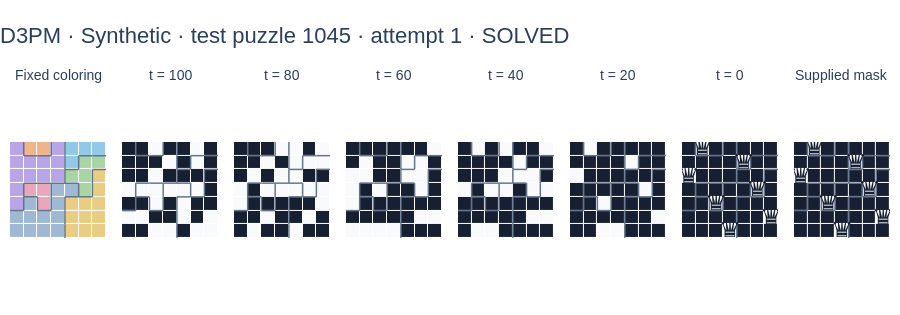
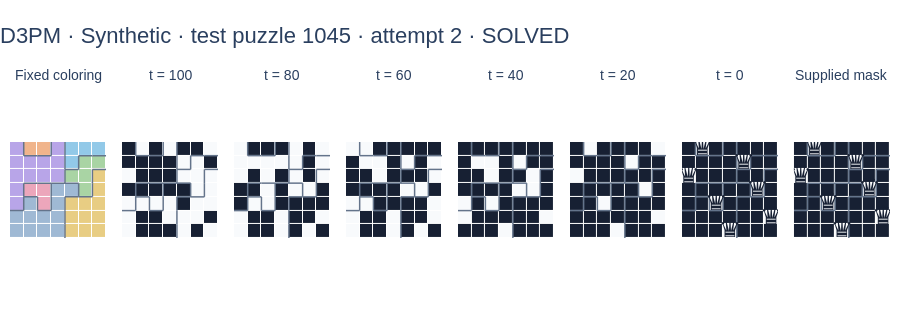

Source (notebook cell) for these figures, in order:
### Code cell
N_TRAJECTORY_PUZZLES = 3
TRAJECTORY_ATTEMPTS = 2
CAPTURE_STEPS = tuple(
    sorted(set(np.rint(np.linspace(0, GENERATION_STEPS, 6)).astype(int)))
)
trajectory_indices = splits["test"][:N_TRAJECTORY_PUZZLES]
trajectory_progress = widgets.IntProgress(
    value=0,
    max=len(trajectory_indices) * TRAJECTORY_ATTEMPTS * GENERATION_STEPS,
    description="Trajectories",
    style={"description_width": "initial"},
    layout=widgets.Layout(width="100%"),
)
display(trajectory_progress)
trajectory_records = []
for puzzle_index in trajectory_indices:
    for attempt in range(TRAJECTORY_ATTEMPTS):
        offset = len(trajectory_records) * GENERATION_STEPS

        def update_trajectory(done, total, offset=offset):
            trajectory_progress.value = offset + done

        final, snapshots = sample_queens(
            model,
            regions[puzzle_index],
            steps=GENERATION_STEPS,
            seed=SEED + 1000 + len(trajectory_records),
            capture_steps=CAPTURE_STEPS,
            progress=update_trajectory,
        )
        solved = bool(
            solution_checks(
                regions[puzzle_index],
                mask_to_tokens(final[0].numpy(), regions[puzzle_index]),
            )["solved"]
        )
        trajectory_records.append((puzzle_index, attempt, snapshots, solved))
trajectory_progress.bar_style = "success"

for puzzle_index, attempt, snapshots, solved in trajectory_records:
    titles = (
        ["Fixed coloring"]
        + [f"t = {GENERATION_STEPS - step}" for step in CAPTURE_STEPS]
        + ["Supplied mask"]
    )
    fig = make_subplots(
        rows=1, cols=len(titles), subplot_titles=titles, horizontal_spacing=0.018
    )
    add_board(fig, regions[puzzle_index], regions[puzzle_index], 1, 1)
    for col, step in enumerate(CAPTURE_STEPS, start=2):
        add_mask(
            fig,
            snapshots[step][0].numpy(),
            regions[puzzle_index],
            1,
            col,
            queens=step == GENERATION_STEPS,
        )
    add_mask(
        fig,
        queen_masks[puzzle_index],
        regions[puzzle_index],
        1,
        len(titles),
        queens=True,
    )
    source = puzzles["source_names"][puzzle_index]
    status = "SOLVED" if solved else "UNSOLVED"
    style_boards(
        fig,
        f"D3PM · {source} · test puzzle {puzzle_index} · attempt {attempt + 1} · {status}",
    ).show(config=PLOT_CONFIG)

### Figure 1 — Plotly figure (JSON) as saved in the notebook; plotly's stock layout.template omitted (floating-point values rounded to 4 significant figures)
{"data": [{"colorscale": [[0, "#B8A5E8"], [0.125, "#B8A5E8"], [0.125, "#F0B48B"], [0.25, "#F0B48B"], [0.25, "#92C9E8"], [0.375, "#92C9E8"], [0.375, "#A9D4A4"], [0.5, "#A9D4A4"], [0.5, "#E8CD83"], [0.625, "#E8CD83"], [0.625, "#ECA6BB"], [0.75, "#ECA6BB"], [0.75, "#9FB9D4"], [0.875, "#9FB9D4"], [0.875, "#F1F3F5"], [1, "#F1F3F5"]], "customdata": [[0, 1, 1, 0, 2, 2, 2], [0, 0, 0, 0, 2, 3, 3], [0, 0, 0, 0, 3, 3, 4], [0, 5, 5, 6, 6, 3, 4], [0, 6, 5, 6, 4, 4, 4], [6, 6, 6, 6, 4, 4, 4], [6, 6, 6, 6, 4, 4, 4]], "hovertemplate": "row=%{y}, col=%{x}<br>region=%{customdata}<br>token=%{z}<extra></extra>", "showscale": false, "type": "heatmap", "xaxis": "x", "xgap": 1, "yaxis": "y", "ygap": 1, "z": [[0, 1, 1, 0, 2, 2, 2], [0, 0, 0, 0, 2, 3, 3], [0, 0, 0, 0, 3, 3, 4], [0, 5, 5, 6, 6, 3, 4], [0, 6, 5, 6, 4, 4, 4], [6, 6, 6, 6, 4, 4, 4], [6, 6, 6, 6, 4, 4, 4]], "zmax": 7.5, "zmin": -0.5}, {"hoverinfo": "skip", "line": {"color": "#64748B", "width": 1.5}, "mode": "lines", "showlegend": false, "type": "scatter", "x": [0.5, 0.5, null, 0.5, 1.5, null, 2.5, 2.5, null, 1.5, 2.5, null, 3.5, 3.5, null, 4.5, 5.5, null, 5.5, 6.5, null, 3.5, 3.5, null, 4.5, 4.5, null, 3.5, 4.5, null, 5.5, 6.5, null, 0.5, 1.5, null, 1.5, 2.5, null, 3.5, 3.5, null, 2.5, 3.5, null, 3.5, 4.5, null, 5.5, 5.5, null, 0.5, 0.5, null, 0.5, 1.5, null, 2.5, 2.5, null, 4.5, 4.5, null, 3.5, 4.5, null, 5.5, 5.5, null, 4.5, 5.5, null, 0.5, 0.5, null, -0.5, 0.5, null, 1.5, 1.5, null, 2.5, 2.5, null, 1.5, 2.5, null, 3.5, 3.5, null, 3.5, 3.5, null, 3.5, 3.5, null], "xaxis": "x", "y": [-0.5, 0.5, null, 0.5, 0.5, null, -0.5, 0.5, null, 0.5, 0.5, null, -0.5, 0.5, null, 0.5, 0.5, null, 0.5, 0.5, null, 0.5, 1.5, null, 0.5, 1.5, null, 1.5, 1.5, null, 1.5, 1.5, null, 2.5, 2.5, null, 2.5, 2.5, null, 1.5, 2.5, null, 2.5, 2.5, null, 2.5, 2.5, null, 1.5, 2.5, null, 2.5, 3.5, null, 3.5, 3.5, null, 2.5, 3.5, null, 2.5, 3.5, null, 3.5, 3.5, null, 2.5, 3.5, null, 3.5, 3.5, null, 3.5, 4.5, null, 4.5, 4.5, null, 3.5, 4.5, null, 3.5, 4.5, null, 4.5, 4.5, null, 3.5, 4.5, null, 4.5, 5.5, null, 5.5, 6.5, null], "yaxis": "y"}, {"colorscale": [[0, "#172033"], [0.5, "#172033"], [0.5, "#F8FAFC"], [1, "#F8FAFC"]], "customdata": [[0, 1, 1, 0, 2, 2, 2], [0, 0, 0, 0, 2, 3, 3], [0, 0, 0, 0, 3, 3, 4], [0, 5, 5, 6, 6, 3, 4], [0, 6, 5, 6, 4, 4, 4], [6, 6, 6, 6, 4, 4, 4], [6, 6, 6, 6, 4, 4, 4]], "hovertemplate": "row=%{y}, col=%{x}<br>region=%{customdata}<br>queen=%{z}<extra></extra>", "showscale": false, "type": "heatmap", "xaxis": "x2", "xgap": 1, "yaxis": "y2", "ygap": 1, "z": [[0, 0, 1, 0, 0, 1, 0], [0, 0, 0, 1, 0, 1, 0], [0, 0, 1, 0, 0, 0, 0], [1, 1, 1, 1, 1, 1, 0], [0, 0, 1, 0, 1, 0, 0], [1, 1, 0, 0, 1, 0, 1], [0, 0, 1, 1, 0, 1, 1]], "zmax": 1.5, "zmin": -0.5}, {"hoverinfo": "skip", "line": {"color": "#64748B", "width": 1.5}, "mode": "lines", "showlegend": false, "type": "scatter", "x": [0.5, 0.5, null, 0.5, 1.5, null, 2.5, 2.5, null, 1.5, 2.5, null, 3.5, 3.5, null, 4.5, 5.5, null, 5.5, 6.5, null, 3.5, 3.5, null, 4.5, 4.5, null, 3.5, 4.5, null, 5.5, 6.5, null, 0.5, 1.5, null, 1.5, 2.5, null, 3.5, 3.5, null, 2.5, 3.5, null, 3.5, 4.5, null, 5.5, 5.5, null, 0.5, 0.5, null, 0.5, 1.5, null, 2.5, 2.5, null, 4.5, 4.5, null, 3.5, 4.5, null, 5.5, 5.5, null, 4.5, 5.5, null, 0.5, 0.5, null, -0.5, 0.5, null, 1.5, 1.5, null, 2.5, 2.5, null, 1.5, 2.5, null, 3.5, 3.5, null, 3.5, 3.5, null, 3.5, 3.5, null], "xaxis": "x2", "y": [-0.5, 0.5, null, 0.5, 0.5, null, -0.5, 0.5, null, 0.5, 0.5, null, -0.5, 0.5, null, 0.5, 0.5, null, 0.5, 0.5, null, 0.5, 1.5, null, 0.5, 1.5, null, 1.5, 1.5, null, 1.5, 1.5, null, 2.5, 2.5, null, 2.5, 2.5, null, 1.5, 2.5, null, 2.5, 2.5, null, 2.5, 2.5, null, 1.5, 2.5, null, 2.5, 3.5, null, 3.5, 3.5, null, 2.5, 3.5, null, 2.5, 3.5, null, 3.5, 3.5, null, 2.5, 3.5, null, 3.5, 3.5, null, 3.5, 4.5, null, 4.5, 4.5, null, 3.5, 4.5, null, 3.5, 4.5, null, 4.5, 4.5, null, 3.5, 4.5, null, 4.5, 5.5, null, 5.5, 6.5, null], "yaxis": "y2"}, {"colorscale": [[0, "#172033"], [0.5, "#172033"], [0.5, "#F8FAFC"], [1, "#F8FAFC"]], "customdata": [[0, 1, 1, 0, 2, 2, 2], [0, 0, 0, 0, 2, 3, 3], [0, 0, 0, 0, 3, 3, 4], [0, 5, 5, 6, 6, 3, 4], [0, 6, 5, 6, 4, 4, 4], [6, 6, 6, 6, 4, 4, 4], [6, 6, 6, 6, 4, 4, 4]], "hovertemplate": "row=%{y}, col=%{x}<br>region=%{customdata}<br>queen=%{z}<extra></extra>", "showscale": false, "type": "heatmap", "xaxis": "x3", "xgap": 1, "yaxis": "y3", "ygap": 1, "z": [[0, 0, 0, 1, 1, 0, 1], [0, 0, 1, 0, 1, 1, 1], [0, 1, 0, 1, 1, 0, 0], [1, 0, 1, 1, 1, 1, 1], [1, 0, 0, 0, 0, 0, 1], [0, 0, 1, 0, 0, 1, 0], [0, 1, 0, 0, 1, 0, 0]], "zmax": 1.5, "zmin": -0.5}, {"hoverinfo": "skip", "line": {"color": "#64748B", "width": 1.5}, "mode": "lines", "showlegend": false, "type": "scatter", "x": [0.5, 0.5, null, 0.5, 1.5, null, 2.5, 2.5, null, 1.5, 2.5, null, 3.5, 3.5, null, 4.5, 5.5, null, 5.5, 6.5, null, 3.5, 3.5, null, 4.5, 4.5, null, 3.5, 4.5, null, 5.5, 6.5, null, 0.5, 1.5, null, 1.5, 2.5, null, 3.5, 3.5, null, 2.5, 3.5, null, 3.5, 4.5, null, 5.5, 5.5, null, 0.5, 0.5, null, 0.5, 1.5, null, 2.5, 2.5, null, 4.5, 4.5, null, 3.5, 4.5, null, 5.5, 5.5, null, 4.5, 5.5, null, 0.5, 0.5, null, -0.5, 0.5, null, 1.5, 1.5, null, 2.5, 2.5, null, 1.5, 2.5, null, 3.5, 3.5, null, 3.5, 3.5, null, 3.5, 3.5, null], "xaxis": "x3", "y": [-0.5, 0.5, null, 0.5, 0.5, null, -0.5, 0.5, null, 0.5, 0.5, null, -0.5, 0.5, null, 0.5, 0.5, null, 0.5, 0.5, null, 0.5, 1.5, null, 0.5, 1.5, null, 1.5, 1.5, null, 1.5, 1.5, null, 2.5, 2.5, null, 2.5, 2.5, null, 1.5, 2.5, null, 2.5, 2.5, null, 2.5, 2.5, null, 1.5, 2.5, null, 2.5, 3.5, null, 3.5, 3.5, null, 2.5, 3.5, null, 2.5, 3.5, null, 3.5, 3.5, null, 2.5, 3.5, null, 3.5, 3.5, null, 3.5, 4.5, null, 4.5, 4.5, null, 3.5, 4.5, null, 3.5, 4.5, null, 4.5, 4.5, null, 3.5, 4.5, null, 4.5, 5.5, null, 5.5, 6.5, null], "yaxis": "y3"}, {"colorscale": [[0, "#172033"], [0.5, "#172033"], [0.5, "#F8FAFC"], [1, "#F8FAFC"]], "customdata": [[0, 1, 1, 0, 2, 2, 2], [0, 0, 0, 0, 2, 3, 3], [0, 0, 0, 0, 3, 3, 4], [0, 5, 5, 6, 6, 3, 4], [0, 6, 5, 6, 4, 4, 4], [6, 6, 6, 6, 4, 4, 4], [6, 6, 6, 6, 4, 4, 4]], "hovertemplate": "row=%{y}, col=%{x}<br>region=%{customdata}<br>queen=%{z}<extra></extra>", "showscale": false, "type": "heatmap", "xaxis": "x4", "xgap": 1, "yaxis": "y4", "ygap": 1, "z": [[0, 0, 0, 0, 0, 0, 1], [0, 1, 0, 0, 1, 1, 0], [1, 1, 0, 0, 1, 1, 0], [1, 0, 1, 0, 0, 1, 0], [1, 0, 0, 0, 0, 0, 0], [0, 0, 0, 0, 0, 1, 1], [1, 1, 1, 1, 0, 0, 0]], "zmax": 1.5, "zmin": -0.5}, {"hoverinfo": "skip", "line": {"color": "#64748B", "width": 1.5}, "mode": "lines", "showlegend": false, "type": "scatter", "x": [0.5, 0.5, null, 0.5, 1.5, null, 2.5, 2.5, null, 1.5, 2.5, null, 3.5, 3.5, null, 4.5, 5.5, null, 5.5, 6.5, null, 3.5, 3.5, null, 4.5, 4.5, null, 3.5, 4.5, null, 5.5, 6.5, null, 0.5, 1.5, null, 1.5, 2.5, null, 3.5, 3.5, null, 2.5, 3.5, null, 3.5, 4.5, null, 5.5, 5.5, null, 0.5, 0.5, null, 0.5, 1.5, null, 2.5, 2.5, null, 4.5, 4.5, null, 3.5, 4.5, null, 5.5, 5.5, null, 4.5, 5.5, null, 0.5, 0.5, null, -0.5, 0.5, null, 1.5, 1.5, null, 2.5, 2.5, null, 1.5, 2.5, null, 3.5, 3.5, null, 3.5, 3.5, null, 3.5, 3.5, null], "xaxis": "x4", "y": [-0.5, 0.5, null, 0.5, 0.5, null, -0.5, 0.5, null, 0.5, 0.5, null, -0.5, 0.5, null, 0.5, 0.5, null, 0.5, 0.5, null, 0.5, 1.5, null, 0.5, 1.5, null, 1.5, 1.5, null, 1.5, 1.5, null, 2.5, 2.5, null, 2.5, 2.5, null, 1.5, 2.5, null, 2.5, 2.5, null, 2.5, 2.5, null, 1.5, 2.5, null, 2.5, 3.5, null, 3.5, 3.5, null, 2.5, 3.5, null, 2.5, 3.5, null, 3.5, 3.5, null, 2.5, 3.5, null, 3.5, 3.5, null, 3.5, 4.5, null, 4.5, 4.5, null, 3.5, 4.5, null, 3.5, 4.5, null, 4.5, 4.5, null, 3.5, 4.5, null, 4.5, 5.5, null, 5.5, 6.5, null], "yaxis": "y4"}, {"colorscale": [[0, "#172033"], [0.5, "#172033"], [0.5, "#F8FAFC"], [1, "#F8FAFC"]], "customdata": [[0, 1, 1, 0, 2, 2, 2], [0, 0, 0, 0, 2, 3, 3], [0, 0, 0, 0, 3, 3, 4], [0, 5, 5, 6, 6, 3, 4], [0, 6, 5, 6, 4, 4, 4], [6, 6, 6, 6, 4, 4, 4], [6, 6, 6, 6, 4, 4, 4]], "hovertemplate": "row=%{y}, col=%{x}<br>region=%{customdata}<br>queen=%{z}<extra></extra>", "showscale": false, "type": "heatmap", "xaxis": "x5", "xgap": 1, "yaxis": "y5", "ygap": 1, "z": [[0, 1, 0, 1, 0, 0, 1], [0, 0, 0, 0, 1, 0, 0], [0, 0, 0, 1, 1, 1, 0], [1, 0, 1, 1, 0, 1, 1], [0, 0, 0, 0, 0, 0, 0], [0, 0, 0, 0, 0, 1, 1], [0, 1, 1, 0, 0, 0, 0]], "zmax": 1.5, "zmin": -0.5}, {"hoverinfo": "skip", "line": {"color": "#64748B", "width": 1.5}, "mode": "lines", "showlegend": false, "type": "scatter", "x": [0.5, 0.5, null, 0.5, 1.5, null, 2.5, 2.5, null, 1.5, 2.5, null, 3.5, 3.5, null, 4.5, 5.5, null, 5.5, 6.5, null, 3.5, 3.5, null, 4.5, 4.5, null, 3.5, 4.5, null, 5.5, 6.5, null, 0.5, 1.5, null, 1.5, 2.5, null, 3.5, 3.5, null, 2.5, 3.5, null, 3.5, 4.5, null, 5.5, 5.5, null, 0.5, 0.5, null, 0.5, 1.5, null, 2.5, 2.5, null, 4.5, 4.5, null, 3.5, 4.5, null, 5.5, 5.5, null, 4.5, 5.5, null, 0.5, 0.5, null, -0.5, 0.5, null, 1.5, 1.5, null, 2.5, 2.5, null, 1.5, 2.5, null, 3.5, 3.5, null, 3.5, 3.5, null, 3.5, 3.5, null], "xaxis": "x5", "y": [-0.5, 0.5, null, 0.5, 0.5, null, -0.5, 0.5, null, 0.5, 0.5, null, -0.5, 0.5, null, 0.5, 0.5, null, 0.5, 0.5, null, 0.5, 1.5, null, 0.5, 1.5, null, 1.5, 1.5, null, 1.5, 1.5, null, 2.5, 2.5, null, 2.5, 2.5, null, 1.5, 2.5, null, 2.5, 2.5, null, 2.5, 2.5, null, 1.5, 2.5, null, 2.5, 3.5, null, 3.5, 3.5, null, 2.5, 3.5, null, 2.5, 3.5, null, 3.5, 3.5, null, 2.5, 3.5, null, 3.5, 3.5, null, 3.5, 4.5, null, 4.5, 4.5, null, 3.5, 4.5, null, 3.5, 4.5, null, 4.5, 4.5, null, 3.5, 4.5, null, 4.5, 5.5, null, 5.5, 6.5, null], "yaxis": "y5"}, {"colorscale": [[0, "#172033"], [0.5, "#172033"], [0.5, "#F8FAFC"], [1, "#F8FAFC"]], "customdata": [[0, 1, 1, 0, 2, 2, 2], [0, 0, 0, 0, 2, 3, 3], [0, 0, 0, 0, 3, 3, 4], [0, 5, 5, 6, 6, 3, 4], [0, 6, 5, 6, 4, 4, 4], [6, 6, 6, 6, 4, 4, 4], [6, 6, 6, 6, 4, 4, 4]], "hovertemplate": "row=%{y}, col=%{x}<br>region=%{customdata}<br>queen=%{z}<extra></extra>", "showscale": false, "type": "heatmap", "xaxis": "x6", "xgap": 1, "yaxis": "y6", "ygap": 1, "z": [[0, 1, 0, 0, 0, 0, 0], [0, 0, 0, 0, 1, 0, 0], [1, 0, 0, 0, 0, 0, 0], [0, 0, 0, 0, 0, 1, 0], [0, 0, 1, 0, 0, 0, 0], [0, 0, 0, 0, 0, 0, 1], [0, 0, 1, 1, 0, 0, 0]], "zmax": 1.5, "zmin": -0.5}, {"hoverinfo": "skip", "line": {"color": "#64748B", "width": 1.5}, "mode": "lines", "showlegend": false, "type": "scatter", "x": [0.5, 0.5, null, 0.5, 1.5, null, 2.5, 2.5, null, 1.5, 2.5, null, 3.5, 3.5, null, 4.5, 5.5, null, 5.5, 6.5, null, 3.5, 3.5, null, 4.5, 4.5, null, 3.5, 4.5, null, 5.5, 6.5, null, 0.5, 1.5, null, 1.5, 2.5, null, 3.5, 3.5, null, 2.5, 3.5, null, 3.5, 4.5, null, 5.5, 5.5, null, 0.5, 0.5, null, 0.5, 1.5, null, 2.5, 2.5, null, 4.5, 4.5, null, 3.5, 4.5, null, 5.5, 5.5, null, 4.5, 5.5, null, 0.5, 0.5, null, -0.5, 0.5, null, 1.5, 1.5, null, 2.5, 2.5, null, 1.5, 2.5, null, 3.5, 3.5, null, 3.5, 3.5, null, 3.5, 3.5, null], "xaxis": "x6", "y": [-0.5, 0.5, null, 0.5, 0.5, null, -0.5, 0.5, null, 0.5, 0.5, null, -0.5, 0.5, null, 0.5, 0.5, null, 0.5, 0.5, null, 0.5, 1.5, null, 0.5, 1.5, null, 1.5, 1.5, null, 1.5, 1.5, null, 2.5, 2.5, null, 2.5, 2.5, null, 1.5, 2.5, null, 2.5, 2.5, null, 2.5, 2.5, null, 1.5, 2.5, null, 2.5, 3.5, null, 3.5, 3.5, null, 2.5, 3.5, null, 2.5, 3.5, null, 3.5, 3.5, null, 2.5, 3.5, null, 3.5, 3.5, null, 3.5, 4.5, null, 4.5, 4.5, null, 3.5, 4.5, null, 3.5, 4.5, null, 4.5, 4.5, null, 3.5, 4.5, null, 4.5, 5.5, null, 5.5, 6.5, null], "yaxis": "y6"}, {"colorscale": [[0, "#172033"], [0.5, "#172033"], [0.5, "#F8FAFC"], [1, "#F8FAFC"]], "customdata": [[0, 1, 1, 0, 2, 2, 2], [0, 0, 0, 0, 2, 3, 3], [0, 0, 0, 0, 3, 3, 4], [0, 5, 5, 6, 6, 3, 4], [0, 6, 5, 6, 4, 4, 4], [6, 6, 6, 6, 4, 4, 4], [6, 6, 6, 6, 4, 4, 4]], "hovertemplate": "row=%{y}, col=%{x}<br>region=%{customdata}<br>queen=%{z}<extra></extra>", "showscale": false, "type": "heatmap", "xaxis": "x7", "xgap": 1, "yaxis": "y7", "ygap": 1, "z": [[0, 1, 0, 0, 0, 0, 0], [0, 0, 0, 0, 1, 0, 0], [1, 0, 0, 0, 0, 0, 0], [0, 0, 0, 0, 0, 1, 0], [0, 0, 1, 0, 0, 0, 0], [0, 0, 0, 0, 0, 0, 1], [0, 0, 0, 1, 0, 0, 0]], "zmax": 1.5, "zmin": -0.5}, {"hoverinfo": "skip", "line": {"color": "#64748B", "width": 1.5}, "mode": "lines", "showlegend": false, "type": "scatter", "x": [0.5, 0.5, null, 0.5, 1.5, null, 2.5, 2.5, null, 1.5, 2.5, null, 3.5, 3.5, null, 4.5, 5.5, null, 5.5, 6.5, null, 3.5, 3.5, null, 4.5, 4.5, null, 3.5, 4.5, null, 5.5, 6.5, null, 0.5, 1.5, null, 1.5, 2.5, null, 3.5, 3.5, null, 2.5, 3.5, null, 3.5, 4.5, null, 5.5, 5.5, null, 0.5, 0.5, null, 0.5, 1.5, null, 2.5, 2.5, null, 4.5, 4.5, null, 3.5, 4.5, null, 5.5, 5.5, null, 4.5, 5.5, null, 0.5, 0.5, null, -0.5, 0.5, null, 1.5, 1.5, null, 2.5, 2.5, null, 1.5, 2.5, null, 3.5, 3.5, null, 3.5, 3.5, null, 3.5, 3.5, null], "xaxis": "x7", "y": [-0.5, 0.5, null, 0.5, 0.5, null, -0.5, 0.5, null, 0.5, 0.5, null, -0.5, 0.5, null, 0.5, 0.5, null, 0.5, 0.5, null, 0.5, 1.5, null, 0.5, 1.5, null, 1.5, 1.5, null, 1.5, 1.5, null, 2.5, 2.5, null, 2.5, 2.5, null, 1.5, 2.5, null, 2.5, 2.5, null, 2.5, 2.5, null, 1.5, 2.5, null, 2.5, 3.5, null, 3.5, 3.5, null, 2.5, 3.5, null, 2.5, 3.5, null, 3.5, 3.5, null, 2.5, 3.5, null, 3.5, 3.5, null, 3.5, 4.5, null, 4.5, 4.5, null, 3.5, 4.5, null, 3.5, 4.5, null, 4.5, 4.5, null, 3.5, 4.5, null, 4.5, 5.5, null, 5.5, 6.5, null], "yaxis": "y7"}, {"hoverinfo": "skip", "mode": "text", "showlegend": false, "text": ["♛", "♛", "♛", "♛", "♛", "♛", "♛"], "textfont": {"color": "#172033", "size": 25}, "type": "scatter", "x": [1, 4, 0, 5, 2, 6, 3], "xaxis": "x7", "y": [0, 1, 2, 3, 4, 5, 6], "yaxis": "y7"}, {"colorscale": [[0, "#172033"], [0.5, "#172033"], [0.5, "#F8FAFC"], [1, "#F8FAFC"]], "customdata": [[0, 1, 1, 0, 2, 2, 2], [0, 0, 0, 0, 2, 3, 3], [0, 0, 0, 0, 3, 3, 4], [0, 5, 5, 6, 6, 3, 4], [0, 6, 5, 6, 4, 4, 4], [6, 6, 6, 6, 4, 4, 4], [6, 6, 6, 6, 4, 4, 4]], "hovertemplate": "row=%{y}, col=%{x}<br>region=%{customdata}<br>queen=%{z}<extra></extra>", "showscale": false, "type": "heatmap", "xaxis": "x8", "xgap": 1, "yaxis": "y8", "ygap": 1, "z": [[0, 1, 0, 0, 0, 0, 0], [0, 0, 0, 0, 1, 0, 0], [1, 0, 0, 0, 0, 0, 0], [0, 0, 0, 0, 0, 1, 0], [0, 0, 1, 0, 0, 0, 0], [0, 0, 0, 0, 0, 0, 1], [0, 0, 0, 1, 0, 0, 0]], "zmax": 1.5, "zmin": -0.5}, {"hoverinfo": "skip", "line": {"color": "#64748B", "width": 1.5}, "mode": "lines", "showlegend": false, "type": "scatter", "x": [0.5, 0.5, null, 0.5, 1.5, null, 2.5, 2.5, null, 1.5, 2.5, null, 3.5, 3.5, null, 4.5, 5.5, null, 5.5, 6.5, null, 3.5, 3.5, null, 4.5, 4.5, null, 3.5, 4.5, null, 5.5, 6.5, null, 0.5, 1.5, null, 1.5, 2.5, null, 3.5, 3.5, null, 2.5, 3.5, null, 3.5, 4.5, null, 5.5, 5.5, null, 0.5, 0.5, null, 0.5, 1.5, null, 2.5, 2.5, null, 4.5, 4.5, null, 3.5, 4.5, null, 5.5, 5.5, null, 4.5, 5.5, null, 0.5, 0.5, null, -0.5, 0.5, null, 1.5, 1.5, null, 2.5, 2.5, null, 1.5, 2.5, null, 3.5, 3.5, null, 3.5, 3.5, null, 3.5, 3.5, null], "xaxis": "x8", "y": [-0.5, 0.5, null, 0.5, 0.5, null, -0.5, 0.5, null, 0.5, 0.5, null, -0.5, 0.5, null, 0.5, 0.5, null, 0.5, 0.5, null, 0.5, 1.5, null, 0.5, 1.5, null, 1.5, 1.5, null, 1.5, 1.5, null, 2.5, 2.5, null, 2.5, 2.5, null, 1.5, 2.5, null, 2.5, 2.5, null, 2.5, 2.5, null, 1.5, 2.5, null, 2.5, 3.5, null, 3.5, 3.5, null, 2.5, 3.5, null, 2.5, 3.5, null, 3.5, 3.5, null, 2.5, 3.5, null, 3.5, 3.5, null, 3.5, 4.5, null, 4.5, 4.5, null, 3.5, 4.5, null, 3.5, 4.5, null, 4.5, 4.5, null, 3.5, 4.5, null, 4.5, 5.5, null, 5.5, 6.5, null], "yaxis": "y8"}, {"hoverinfo": "skip", "mode": "text", "showlegend": false, "text": ["♛", "♛", "♛", "♛", "♛", "♛", "♛"], "textfont": {"color": "#172033", "size": 25}, "type": "scatter", "x": [1, 4, 0, 5, 2, 6, 3], "xaxis": "x8", "y": [0, 1, 2, 3, 4, 5, 6], "yaxis": "y8"}], "layout": {"annotations": [{"font": {"size": 14}, "showarrow": false, "text": "Fixed coloring", "x": 0.05462, "xanchor": "center", "xref": "paper", "y": 1, "yanchor": "bottom", "yref": "paper"}, {"font": {"size": 14}, "showarrow": false, "text": "t = 100", "x": 0.1819, "xanchor": "center", "xref": "paper", "y": 1, "yanchor": "bottom", "yref": "paper"}, {"font": {"size": 14}, "showarrow": false, "text": "t = 80", "x": 0.3091, "xanchor": "center", "xref": "paper", "y": 1, "yanchor": "bottom", "yref": "paper"}, {"font": {"size": 14}, "showarrow": false, "text": "t = 60", "x": 0.4364, "xanchor": "center", "xref": "paper", "y": 1, "yanchor": "bottom", "yref": "paper"}, {"font": {"size": 14}, "showarrow": false, "text": "t = 40", "x": 0.5636, "xanchor": "center", "xref": "paper", "y": 1, "yanchor": "bottom", "yref": "paper"}, {"font": {"size": 14}, "showarrow": false, "text": "t = 20", "x": 0.6909, "xanchor": "center", "xref": "paper", "y": 1, "yanchor": "bottom", "yref": "paper"}, {"font": {"size": 14}, "showarrow": false, "text": "t = 0", "x": 0.8181, "xanchor": "center", "xref": "paper", "y": 1, "yanchor": "bottom", "yref": "paper"}, {"font": {"size": 14}, "showarrow": false, "text": "Supplied mask", "x": 0.9454, "xanchor": "center", "xref": "paper", "y": 1, "yanchor": "bottom", "yref": "paper"}], "autosize": true, "font": {"family": "Arial, sans-serif", "size": 15}, "height": 315, "margin": {"b": 20, "l": 10, "r": 10, "t": 85}, "showlegend": false, "title": {"font": {"size": 22}, "text": "D3PM · Synthetic · test puzzle 1045 · attempt 1 · SOLVED", "x": 0}, "xaxis": {"anchor": "y", "constrain": "domain", "domain": [0, 0.1092], "fixedrange": true, "range": [-0.5, 6.5], "showgrid": false, "showticklabels": false, "zeroline": false}, "xaxis2": {"anchor": "y2", "constrain": "domain", "domain": [0.1273, 0.2365], "fixedrange": true, "range": [-0.5, 6.5], "showgrid": false, "showticklabels": false, "zeroline": false}, "xaxis3": {"anchor": "y3", "constrain": "domain", "domain": [0.2545, 0.3638], "fixedrange": true, "range": [-0.5, 6.5], "showgrid": false, "showticklabels": false, "zeroline": false}, "xaxis4": {"anchor": "y4", "constrain": "domain", "domain": [0.3817, 0.491], "fixedrange": true, "range": [-0.5, 6.5], "showgrid": false, "showticklabels": false, "zeroline": false}, "xaxis5": {"anchor": "y5", "constrain": "domain", "domain": [0.509, 0.6182], "fixedrange": true, "range": [-0.5, 6.5], "showgrid": false, "showticklabels": false, "zeroline": false}, "xaxis6": {"anchor": "y6", "constrain": "domain", "domain": [0.6362, 0.7455], "fixedrange": true, "range": [-0.5, 6.5], "showgrid": false, "showticklabels": false, "zeroline": false}, "xaxis7": {"anchor": "y7", "constrain": "domain", "domain": [0.7635, 0.8727], "fixedrange": true, "range": [-0.5, 6.5], "showgrid": false, "showticklabels": false, "zeroline": false}, "xaxis8": {"anchor": "y8", "constrain": "domain", "domain": [0.8908, 1], "fixedrange": true, "range": [-0.5, 6.5], "showgrid": false, "showticklabels": false, "zeroline": false}, "yaxis": {"anchor": "x", "constrain": "domain", "domain": [0, 1], "fixedrange": true, "range": [6.5, -0.5], "scaleanchor": "x", "scaleratio": 1, "showgrid": false, "showticklabels": false, "zeroline": false}, "yaxis2": {"anchor": "x2", "constrain": "domain", "domain": [0, 1], "fixedrange": true, "range": [6.5, -0.5], "scaleanchor": "x2", "scaleratio": 1, "showgrid": false, "showticklabels": false, "zeroline": false}, "yaxis3": {"anchor": "x3", "constrain": "domain", "domain": [0, 1], "fixedrange": true, "range": [6.5, -0.5], "scaleanchor": "x3", "scaleratio": 1, "showgrid": false, "showticklabels": false, "zeroline": false}, "yaxis4": {"anchor": "x4", "constrain": "domain", "domain": [0, 1], "fixedrange": true, "range": [6.5, -0.5], "scaleanchor": "x4", "scaleratio": 1, "showgrid": false, "showticklabels": false, "zeroline": false}, "yaxis5": {"anchor": "x5", "constrain": "domain", "domain": [0, 1], "fixedrange": true, "range": [6.5, -0.5], "scaleanchor": "x5", "scaleratio": 1, "showgrid": false, "showticklabels": false, "zeroline": false}, "yaxis6": {"anchor": "x6", "constrain": "domain", "domain": [0, 1], "fixedrange": true, "range": [6.5, -0.5], "scaleanchor": "x6", "scaleratio": 1, "showgrid": false, "showticklabels": false, "zeroline": false}, "yaxis7": {"anchor": "x7", "constrain": "domain", "domain": [0, 1], "fixedrange": true, "range": [6.5, -0.5], "scaleanchor": "x7", "scaleratio": 1, "showgrid": false, "showticklabels": false, "zeroline": false}, "yaxis8": {"anchor": "x8", "constrain": "domain", "domain": [0, 1], "fixedrange": true, "range": [6.5, -0.5], "scaleanchor": "x8", "scaleratio": 1, "showgrid": false, "showticklabels": false, "zeroline": false}}}

### Figure 2 — Plotly figure (JSON) as saved in the notebook; plotly's stock layout.template omitted (floating-point values rounded to 4 significant figures)
{"data": [{"colorscale": [[0, "#B8A5E8"], [0.125, "#B8A5E8"], [0.125, "#F0B48B"], [0.25, "#F0B48B"], [0.25, "#92C9E8"], [0.375, "#92C9E8"], [0.375, "#A9D4A4"], [0.5, "#A9D4A4"], [0.5, "#E8CD83"], [0.625, "#E8CD83"], [0.625, "#ECA6BB"], [0.75, "#ECA6BB"], [0.75, "#9FB9D4"], [0.875, "#9FB9D4"], [0.875, "#F1F3F5"], [1, "#F1F3F5"]], "customdata": [[0, 1, 1, 0, 2, 2, 2], [0, 0, 0, 0, 2, 3, 3], [0, 0, 0, 0, 3, 3, 4], [0, 5, 5, 6, 6, 3, 4], [0, 6, 5, 6, 4, 4, 4], [6, 6, 6, 6, 4, 4, 4], [6, 6, 6, 6, 4, 4, 4]], "hovertemplate": "row=%{y}, col=%{x}<br>region=%{customdata}<br>token=%{z}<extra></extra>", "showscale": false, "type": "heatmap", "xaxis": "x", "xgap": 1, "yaxis": "y", "ygap": 1, "z": [[0, 1, 1, 0, 2, 2, 2], [0, 0, 0, 0, 2, 3, 3], [0, 0, 0, 0, 3, 3, 4], [0, 5, 5, 6, 6, 3, 4], [0, 6, 5, 6, 4, 4, 4], [6, 6, 6, 6, 4, 4, 4], [6, 6, 6, 6, 4, 4, 4]], "zmax": 7.5, "zmin": -0.5}, {"hoverinfo": "skip", "line": {"color": "#64748B", "width": 1.5}, "mode": "lines", "showlegend": false, "type": "scatter", "x": [0.5, 0.5, null, 0.5, 1.5, null, 2.5, 2.5, null, 1.5, 2.5, null, 3.5, 3.5, null, 4.5, 5.5, null, 5.5, 6.5, null, 3.5, 3.5, null, 4.5, 4.5, null, 3.5, 4.5, null, 5.5, 6.5, null, 0.5, 1.5, null, 1.5, 2.5, null, 3.5, 3.5, null, 2.5, 3.5, null, 3.5, 4.5, null, 5.5, 5.5, null, 0.5, 0.5, null, 0.5, 1.5, null, 2.5, 2.5, null, 4.5, 4.5, null, 3.5, 4.5, null, 5.5, 5.5, null, 4.5, 5.5, null, 0.5, 0.5, null, -0.5, 0.5, null, 1.5, 1.5, null, 2.5, 2.5, null, 1.5, 2.5, null, 3.5, 3.5, null, 3.5, 3.5, null, 3.5, 3.5, null], "xaxis": "x", "y": [-0.5, 0.5, null, 0.5, 0.5, null, -0.5, 0.5, null, 0.5, 0.5, null, -0.5, 0.5, null, 0.5, 0.5, null, 0.5, 0.5, null, 0.5, 1.5, null, 0.5, 1.5, null, 1.5, 1.5, null, 1.5, 1.5, null, 2.5, 2.5, null, 2.5, 2.5, null, 1.5, 2.5, null, 2.5, 2.5, null, 2.5, 2.5, null, 1.5, 2.5, null, 2.5, 3.5, null, 3.5, 3.5, null, 2.5, 3.5, null, 2.5, 3.5, null, 3.5, 3.5, null, 2.5, 3.5, null, 3.5, 3.5, null, 3.5, 4.5, null, 4.5, 4.5, null, 3.5, 4.5, null, 3.5, 4.5, null, 4.5, 4.5, null, 3.5, 4.5, null, 4.5, 5.5, null, 5.5, 6.5, null], "yaxis": "y"}, {"colorscale": [[0, "#172033"], [0.5, "#172033"], [0.5, "#F8FAFC"], [1, "#F8FAFC"]], "customdata": [[0, 1, 1, 0, 2, 2, 2], [0, 0, 0, 0, 2, 3, 3], [0, 0, 0, 0, 3, 3, 4], [0, 5, 5, 6, 6, 3, 4], [0, 6, 5, 6, 4, 4, 4], [6, 6, 6, 6, 4, 4, 4], [6, 6, 6, 6, 4, 4, 4]], "hovertemplate": "row=%{y}, col=%{x}<br>region=%{customdata}<br>queen=%{z}<extra></extra>", "showscale": false, "type": "heatmap", "xaxis": "x2", "xgap": 1, "yaxis": "y2", "ygap": 1, "z": [[0, 1, 0, 1, 0, 0, 1], [0, 0, 0, 0, 1, 1, 0], [1, 0, 0, 0, 1, 1, 1], [0, 0, 0, 0, 0, 1, 1], [1, 1, 1, 1, 0, 1, 1], [1, 0, 0, 1, 1, 1, 0], [1, 0, 0, 0, 1, 0, 1]], "zmax": 1.5, "zmin": -0.5}, {"hoverinfo": "skip", "line": {"color": "#64748B", "width": 1.5}, "mode": "lines", "showlegend": false, "type": "scatter", "x": [0.5, 0.5, null, 0.5, 1.5, null, 2.5, 2.5, null, 1.5, 2.5, null, 3.5, 3.5, null, 4.5, 5.5, null, 5.5, 6.5, null, 3.5, 3.5, null, 4.5, 4.5, null, 3.5, 4.5, null, 5.5, 6.5, null, 0.5, 1.5, null, 1.5, 2.5, null, 3.5, 3.5, null, 2.5, 3.5, null, 3.5, 4.5, null, 5.5, 5.5, null, 0.5, 0.5, null, 0.5, 1.5, null, 2.5, 2.5, null, 4.5, 4.5, null, 3.5, 4.5, null, 5.5, 5.5, null, 4.5, 5.5, null, 0.5, 0.5, null, -0.5, 0.5, null, 1.5, 1.5, null, 2.5, 2.5, null, 1.5, 2.5, null, 3.5, 3.5, null, 3.5, 3.5, null, 3.5, 3.5, null], "xaxis": "x2", "y": [-0.5, 0.5, null, 0.5, 0.5, null, -0.5, 0.5, null, 0.5, 0.5, null, -0.5, 0.5, null, 0.5, 0.5, null, 0.5, 0.5, null, 0.5, 1.5, null, 0.5, 1.5, null, 1.5, 1.5, null, 1.5, 1.5, null, 2.5, 2.5, null, 2.5, 2.5, null, 1.5, 2.5, null, 2.5, 2.5, null, 2.5, 2.5, null, 1.5, 2.5, null, 2.5, 3.5, null, 3.5, 3.5, null, 2.5, 3.5, null, 2.5, 3.5, null, 3.5, 3.5, null, 2.5, 3.5, null, 3.5, 3.5, null, 3.5, 4.5, null, 4.5, 4.5, null, 3.5, 4.5, null, 3.5, 4.5, null, 4.5, 4.5, null, 3.5, 4.5, null, 4.5, 5.5, null, 5.5, 6.5, null], "yaxis": "y2"}, {"colorscale": [[0, "#172033"], [0.5, "#172033"], [0.5, "#F8FAFC"], [1, "#F8FAFC"]], "customdata": [[0, 1, 1, 0, 2, 2, 2], [0, 0, 0, 0, 2, 3, 3], [0, 0, 0, 0, 3, 3, 4], [0, 5, 5, 6, 6, 3, 4], [0, 6, 5, 6, 4, 4, 4], [6, 6, 6, 6, 4, 4, 4], [6, 6, 6, 6, 4, 4, 4]], "hovertemplate": "row=%{y}, col=%{x}<br>region=%{customdata}<br>queen=%{z}<extra></extra>", "showscale": false, "type": "heatmap", "xaxis": "x3", "xgap": 1, "yaxis": "y3", "ygap": 1, "z": [[1, 0, 0, 0, 1, 0, 1], [1, 1, 1, 1, 1, 0, 1], [1, 0, 1, 0, 1, 0, 1], [0, 0, 1, 0, 1, 1, 0], [0, 1, 1, 0, 0, 0, 0], [1, 0, 0, 1, 0, 0, 1], [1, 0, 0, 1, 0, 1, 0]], "zmax": 1.5, "zmin": -0.5}, {"hoverinfo": "skip", "line": {"color": "#64748B", "width": 1.5}, "mode": "lines", "showlegend": false, "type": "scatter", "x": [0.5, 0.5, null, 0.5, 1.5, null, 2.5, 2.5, null, 1.5, 2.5, null, 3.5, 3.5, null, 4.5, 5.5, null, 5.5, 6.5, null, 3.5, 3.5, null, 4.5, 4.5, null, 3.5, 4.5, null, 5.5, 6.5, null, 0.5, 1.5, null, 1.5, 2.5, null, 3.5, 3.5, null, 2.5, 3.5, null, 3.5, 4.5, null, 5.5, 5.5, null, 0.5, 0.5, null, 0.5, 1.5, null, 2.5, 2.5, null, 4.5, 4.5, null, 3.5, 4.5, null, 5.5, 5.5, null, 4.5, 5.5, null, 0.5, 0.5, null, -0.5, 0.5, null, 1.5, 1.5, null, 2.5, 2.5, null, 1.5, 2.5, null, 3.5, 3.5, null, 3.5, 3.5, null, 3.5, 3.5, null], "xaxis": "x3", "y": [-0.5, 0.5, null, 0.5, 0.5, null, -0.5, 0.5, null, 0.5, 0.5, null, -0.5, 0.5, null, 0.5, 0.5, null, 0.5, 0.5, null, 0.5, 1.5, null, 0.5, 1.5, null, 1.5, 1.5, null, 1.5, 1.5, null, 2.5, 2.5, null, 2.5, 2.5, null, 1.5, 2.5, null, 2.5, 2.5, null, 2.5, 2.5, null, 1.5, 2.5, null, 2.5, 3.5, null, 3.5, 3.5, null, 2.5, 3.5, null, 2.5, 3.5, null, 3.5, 3.5, null, 2.5, 3.5, null, 3.5, 3.5, null, 3.5, 4.5, null, 4.5, 4.5, null, 3.5, 4.5, null, 3.5, 4.5, null, 4.5, 4.5, null, 3.5, 4.5, null, 4.5, 5.5, null, 5.5, 6.5, null], "yaxis": "y3"}, {"colorscale": [[0, "#172033"], [0.5, "#172033"], [0.5, "#F8FAFC"], [1, "#F8FAFC"]], "customdata": [[0, 1, 1, 0, 2, 2, 2], [0, 0, 0, 0, 2, 3, 3], [0, 0, 0, 0, 3, 3, 4], [0, 5, 5, 6, 6, 3, 4], [0, 6, 5, 6, 4, 4, 4], [6, 6, 6, 6, 4, 4, 4], [6, 6, 6, 6, 4, 4, 4]], "hovertemplate": "row=%{y}, col=%{x}<br>region=%{customdata}<br>queen=%{z}<extra></extra>", "showscale": false, "type": "heatmap", "xaxis": "x4", "xgap": 1, "yaxis": "y4", "ygap": 1, "z": [[1, 1, 0, 0, 0, 0, 0], [0, 1, 1, 0, 1, 0, 1], [0, 0, 1, 0, 0, 0, 1], [0, 0, 0, 0, 1, 1, 0], [1, 1, 0, 0, 0, 0, 1], [1, 0, 0, 1, 0, 0, 1], [1, 0, 0, 1, 0, 1, 0]], "zmax": 1.5, "zmin": -0.5}, {"hoverinfo": "skip", "line": {"color": "#64748B", "width": 1.5}, "mode": "lines", "showlegend": false, "type": "scatter", "x": [0.5, 0.5, null, 0.5, 1.5, null, 2.5, 2.5, null, 1.5, 2.5, null, 3.5, 3.5, null, 4.5, 5.5, null, 5.5, 6.5, null, 3.5, 3.5, null, 4.5, 4.5, null, 3.5, 4.5, null, 5.5, 6.5, null, 0.5, 1.5, null, 1.5, 2.5, null, 3.5, 3.5, null, 2.5, 3.5, null, 3.5, 4.5, null, 5.5, 5.5, null, 0.5, 0.5, null, 0.5, 1.5, null, 2.5, 2.5, null, 4.5, 4.5, null, 3.5, 4.5, null, 5.5, 5.5, null, 4.5, 5.5, null, 0.5, 0.5, null, -0.5, 0.5, null, 1.5, 1.5, null, 2.5, 2.5, null, 1.5, 2.5, null, 3.5, 3.5, null, 3.5, 3.5, null, 3.5, 3.5, null], "xaxis": "x4", "y": [-0.5, 0.5, null, 0.5, 0.5, null, -0.5, 0.5, null, 0.5, 0.5, null, -0.5, 0.5, null, 0.5, 0.5, null, 0.5, 0.5, null, 0.5, 1.5, null, 0.5, 1.5, null, 1.5, 1.5, null, 1.5, 1.5, null, 2.5, 2.5, null, 2.5, 2.5, null, 1.5, 2.5, null, 2.5, 2.5, null, 2.5, 2.5, null, 1.5, 2.5, null, 2.5, 3.5, null, 3.5, 3.5, null, 2.5, 3.5, null, 2.5, 3.5, null, 3.5, 3.5, null, 2.5, 3.5, null, 3.5, 3.5, null, 3.5, 4.5, null, 4.5, 4.5, null, 3.5, 4.5, null, 3.5, 4.5, null, 4.5, 4.5, null, 3.5, 4.5, null, 4.5, 5.5, null, 5.5, 6.5, null], "yaxis": "y4"}, {"colorscale": [[0, "#172033"], [0.5, "#172033"], [0.5, "#F8FAFC"], [1, "#F8FAFC"]], "customdata": [[0, 1, 1, 0, 2, 2, 2], [0, 0, 0, 0, 2, 3, 3], [0, 0, 0, 0, 3, 3, 4], [0, 5, 5, 6, 6, 3, 4], [0, 6, 5, 6, 4, 4, 4], [6, 6, 6, 6, 4, 4, 4], [6, 6, 6, 6, 4, 4, 4]], "hovertemplate": "row=%{y}, col=%{x}<br>region=%{customdata}<br>queen=%{z}<extra></extra>", "showscale": false, "type": "heatmap", "xaxis": "x5", "xgap": 1, "yaxis": "y5", "ygap": 1, "z": [[0, 0, 0, 0, 0, 0, 0], [0, 1, 1, 0, 1, 0, 0], [0, 0, 1, 0, 0, 1, 0], [0, 0, 0, 0, 1, 1, 0], [1, 0, 1, 0, 0, 0, 0], [1, 0, 0, 0, 0, 0, 1], [0, 0, 0, 1, 0, 0, 0]], "zmax": 1.5, "zmin": -0.5}, {"hoverinfo": "skip", "line": {"color": "#64748B", "width": 1.5}, "mode": "lines", "showlegend": false, "type": "scatter", "x": [0.5, 0.5, null, 0.5, 1.5, null, 2.5, 2.5, null, 1.5, 2.5, null, 3.5, 3.5, null, 4.5, 5.5, null, 5.5, 6.5, null, 3.5, 3.5, null, 4.5, 4.5, null, 3.5, 4.5, null, 5.5, 6.5, null, 0.5, 1.5, null, 1.5, 2.5, null, 3.5, 3.5, null, 2.5, 3.5, null, 3.5, 4.5, null, 5.5, 5.5, null, 0.5, 0.5, null, 0.5, 1.5, null, 2.5, 2.5, null, 4.5, 4.5, null, 3.5, 4.5, null, 5.5, 5.5, null, 4.5, 5.5, null, 0.5, 0.5, null, -0.5, 0.5, null, 1.5, 1.5, null, 2.5, 2.5, null, 1.5, 2.5, null, 3.5, 3.5, null, 3.5, 3.5, null, 3.5, 3.5, null], "xaxis": "x5", "y": [-0.5, 0.5, null, 0.5, 0.5, null, -0.5, 0.5, null, 0.5, 0.5, null, -0.5, 0.5, null, 0.5, 0.5, null, 0.5, 0.5, null, 0.5, 1.5, null, 0.5, 1.5, null, 1.5, 1.5, null, 1.5, 1.5, null, 2.5, 2.5, null, 2.5, 2.5, null, 1.5, 2.5, null, 2.5, 2.5, null, 2.5, 2.5, null, 1.5, 2.5, null, 2.5, 3.5, null, 3.5, 3.5, null, 2.5, 3.5, null, 2.5, 3.5, null, 3.5, 3.5, null, 2.5, 3.5, null, 3.5, 3.5, null, 3.5, 4.5, null, 4.5, 4.5, null, 3.5, 4.5, null, 3.5, 4.5, null, 4.5, 4.5, null, 3.5, 4.5, null, 4.5, 5.5, null, 5.5, 6.5, null], "yaxis": "y5"}, {"colorscale": [[0, "#172033"], [0.5, "#172033"], [0.5, "#F8FAFC"], [1, "#F8FAFC"]], "customdata": [[0, 1, 1, 0, 2, 2, 2], [0, 0, 0, 0, 2, 3, 3], [0, 0, 0, 0, 3, 3, 4], [0, 5, 5, 6, 6, 3, 4], [0, 6, 5, 6, 4, 4, 4], [6, 6, 6, 6, 4, 4, 4], [6, 6, 6, 6, 4, 4, 4]], "hovertemplate": "row=%{y}, col=%{x}<br>region=%{customdata}<br>queen=%{z}<extra></extra>", "showscale": false, "type": "heatmap", "xaxis": "x6", "xgap": 1, "yaxis": "y6", "ygap": 1, "z": [[0, 1, 0, 0, 0, 0, 1], [0, 0, 0, 0, 1, 0, 0], [1, 0, 0, 0, 0, 0, 0], [0, 0, 0, 0, 0, 1, 0], [0, 0, 1, 0, 0, 0, 0], [0, 0, 0, 0, 0, 0, 1], [0, 0, 0, 1, 0, 0, 0]], "zmax": 1.5, "zmin": -0.5}, {"hoverinfo": "skip", "line": {"color": "#64748B", "width": 1.5}, "mode": "lines", "showlegend": false, "type": "scatter", "x": [0.5, 0.5, null, 0.5, 1.5, null, 2.5, 2.5, null, 1.5, 2.5, null, 3.5, 3.5, null, 4.5, 5.5, null, 5.5, 6.5, null, 3.5, 3.5, null, 4.5, 4.5, null, 3.5, 4.5, null, 5.5, 6.5, null, 0.5, 1.5, null, 1.5, 2.5, null, 3.5, 3.5, null, 2.5, 3.5, null, 3.5, 4.5, null, 5.5, 5.5, null, 0.5, 0.5, null, 0.5, 1.5, null, 2.5, 2.5, null, 4.5, 4.5, null, 3.5, 4.5, null, 5.5, 5.5, null, 4.5, 5.5, null, 0.5, 0.5, null, -0.5, 0.5, null, 1.5, 1.5, null, 2.5, 2.5, null, 1.5, 2.5, null, 3.5, 3.5, null, 3.5, 3.5, null, 3.5, 3.5, null], "xaxis": "x6", "y": [-0.5, 0.5, null, 0.5, 0.5, null, -0.5, 0.5, null, 0.5, 0.5, null, -0.5, 0.5, null, 0.5, 0.5, null, 0.5, 0.5, null, 0.5, 1.5, null, 0.5, 1.5, null, 1.5, 1.5, null, 1.5, 1.5, null, 2.5, 2.5, null, 2.5, 2.5, null, 1.5, 2.5, null, 2.5, 2.5, null, 2.5, 2.5, null, 1.5, 2.5, null, 2.5, 3.5, null, 3.5, 3.5, null, 2.5, 3.5, null, 2.5, 3.5, null, 3.5, 3.5, null, 2.5, 3.5, null, 3.5, 3.5, null, 3.5, 4.5, null, 4.5, 4.5, null, 3.5, 4.5, null, 3.5, 4.5, null, 4.5, 4.5, null, 3.5, 4.5, null, 4.5, 5.5, null, 5.5, 6.5, null], "yaxis": "y6"}, {"colorscale": [[0, "#172033"], [0.5, "#172033"], [0.5, "#F8FAFC"], [1, "#F8FAFC"]], "customdata": [[0, 1, 1, 0, 2, 2, 2], [0, 0, 0, 0, 2, 3, 3], [0, 0, 0, 0, 3, 3, 4], [0, 5, 5, 6, 6, 3, 4], [0, 6, 5, 6, 4, 4, 4], [6, 6, 6, 6, 4, 4, 4], [6, 6, 6, 6, 4, 4, 4]], "hovertemplate": "row=%{y}, col=%{x}<br>region=%{customdata}<br>queen=%{z}<extra></extra>", "showscale": false, "type": "heatmap", "xaxis": "x7", "xgap": 1, "yaxis": "y7", "ygap": 1, "z": [[0, 1, 0, 0, 0, 0, 0], [0, 0, 0, 0, 1, 0, 0], [1, 0, 0, 0, 0, 0, 0], [0, 0, 0, 0, 0, 1, 0], [0, 0, 1, 0, 0, 0, 0], [0, 0, 0, 0, 0, 0, 1], [0, 0, 0, 1, 0, 0, 0]], "zmax": 1.5, "zmin": -0.5}, {"hoverinfo": "skip", "line": {"color": "#64748B", "width": 1.5}, "mode": "lines", "showlegend": false, "type": "scatter", "x": [0.5, 0.5, null, 0.5, 1.5, null, 2.5, 2.5, null, 1.5, 2.5, null, 3.5, 3.5, null, 4.5, 5.5, null, 5.5, 6.5, null, 3.5, 3.5, null, 4.5, 4.5, null, 3.5, 4.5, null, 5.5, 6.5, null, 0.5, 1.5, null, 1.5, 2.5, null, 3.5, 3.5, null, 2.5, 3.5, null, 3.5, 4.5, null, 5.5, 5.5, null, 0.5, 0.5, null, 0.5, 1.5, null, 2.5, 2.5, null, 4.5, 4.5, null, 3.5, 4.5, null, 5.5, 5.5, null, 4.5, 5.5, null, 0.5, 0.5, null, -0.5, 0.5, null, 1.5, 1.5, null, 2.5, 2.5, null, 1.5, 2.5, null, 3.5, 3.5, null, 3.5, 3.5, null, 3.5, 3.5, null], "xaxis": "x7", "y": [-0.5, 0.5, null, 0.5, 0.5, null, -0.5, 0.5, null, 0.5, 0.5, null, -0.5, 0.5, null, 0.5, 0.5, null, 0.5, 0.5, null, 0.5, 1.5, null, 0.5, 1.5, null, 1.5, 1.5, null, 1.5, 1.5, null, 2.5, 2.5, null, 2.5, 2.5, null, 1.5, 2.5, null, 2.5, 2.5, null, 2.5, 2.5, null, 1.5, 2.5, null, 2.5, 3.5, null, 3.5, 3.5, null, 2.5, 3.5, null, 2.5, 3.5, null, 3.5, 3.5, null, 2.5, 3.5, null, 3.5, 3.5, null, 3.5, 4.5, null, 4.5, 4.5, null, 3.5, 4.5, null, 3.5, 4.5, null, 4.5, 4.5, null, 3.5, 4.5, null, 4.5, 5.5, null, 5.5, 6.5, null], "yaxis": "y7"}, {"hoverinfo": "skip", "mode": "text", "showlegend": false, "text": ["♛", "♛", "♛", "♛", "♛", "♛", "♛"], "textfont": {"color": "#172033", "size": 25}, "type": "scatter", "x": [1, 4, 0, 5, 2, 6, 3], "xaxis": "x7", "y": [0, 1, 2, 3, 4, 5, 6], "yaxis": "y7"}, {"colorscale": [[0, "#172033"], [0.5, "#172033"], [0.5, "#F8FAFC"], [1, "#F8FAFC"]], "customdata": [[0, 1, 1, 0, 2, 2, 2], [0, 0, 0, 0, 2, 3, 3], [0, 0, 0, 0, 3, 3, 4], [0, 5, 5, 6, 6, 3, 4], [0, 6, 5, 6, 4, 4, 4], [6, 6, 6, 6, 4, 4, 4], [6, 6, 6, 6, 4, 4, 4]], "hovertemplate": "row=%{y}, col=%{x}<br>region=%{customdata}<br>queen=%{z}<extra></extra>", "showscale": false, "type": "heatmap", "xaxis": "x8", "xgap": 1, "yaxis": "y8", "ygap": 1, "z": [[0, 1, 0, 0, 0, 0, 0], [0, 0, 0, 0, 1, 0, 0], [1, 0, 0, 0, 0, 0, 0], [0, 0, 0, 0, 0, 1, 0], [0, 0, 1, 0, 0, 0, 0], [0, 0, 0, 0, 0, 0, 1], [0, 0, 0, 1, 0, 0, 0]], "zmax": 1.5, "zmin": -0.5}, {"hoverinfo": "skip", "line": {"color": "#64748B", "width": 1.5}, "mode": "lines", "showlegend": false, "type": "scatter", "x": [0.5, 0.5, null, 0.5, 1.5, null, 2.5, 2.5, null, 1.5, 2.5, null, 3.5, 3.5, null, 4.5, 5.5, null, 5.5, 6.5, null, 3.5, 3.5, null, 4.5, 4.5, null, 3.5, 4.5, null, 5.5, 6.5, null, 0.5, 1.5, null, 1.5, 2.5, null, 3.5, 3.5, null, 2.5, 3.5, null, 3.5, 4.5, null, 5.5, 5.5, null, 0.5, 0.5, null, 0.5, 1.5, null, 2.5, 2.5, null, 4.5, 4.5, null, 3.5, 4.5, null, 5.5, 5.5, null, 4.5, 5.5, null, 0.5, 0.5, null, -0.5, 0.5, null, 1.5, 1.5, null, 2.5, 2.5, null, 1.5, 2.5, null, 3.5, 3.5, null, 3.5, 3.5, null, 3.5, 3.5, null], "xaxis": "x8", "y": [-0.5, 0.5, null, 0.5, 0.5, null, -0.5, 0.5, null, 0.5, 0.5, null, -0.5, 0.5, null, 0.5, 0.5, null, 0.5, 0.5, null, 0.5, 1.5, null, 0.5, 1.5, null, 1.5, 1.5, null, 1.5, 1.5, null, 2.5, 2.5, null, 2.5, 2.5, null, 1.5, 2.5, null, 2.5, 2.5, null, 2.5, 2.5, null, 1.5, 2.5, null, 2.5, 3.5, null, 3.5, 3.5, null, 2.5, 3.5, null, 2.5, 3.5, null, 3.5, 3.5, null, 2.5, 3.5, null, 3.5, 3.5, null, 3.5, 4.5, null, 4.5, 4.5, null, 3.5, 4.5, null, 3.5, 4.5, null, 4.5, 4.5, null, 3.5, 4.5, null, 4.5, 5.5, null, 5.5, 6.5, null], "yaxis": "y8"}, {"hoverinfo": "skip", "mode": "text", "showlegend": false, "text": ["♛", "♛", "♛", "♛", "♛", "♛", "♛"], "textfont": {"color": "#172033", "size": 25}, "type": "scatter", "x": [1, 4, 0, 5, 2, 6, 3], "xaxis": "x8", "y": [0, 1, 2, 3, 4, 5, 6], "yaxis": "y8"}], "layout": {"annotations": [{"font": {"size": 14}, "showarrow": false, "text": "Fixed coloring", "x": 0.05462, "xanchor": "center", "xref": "paper", "y": 1, "yanchor": "bottom", "yref": "paper"}, {"font": {"size": 14}, "showarrow": false, "text": "t = 100", "x": 0.1819, "xanchor": "center", "xref": "paper", "y": 1, "yanchor": "bottom", "yref": "paper"}, {"font": {"size": 14}, "showarrow": false, "text": "t = 80", "x": 0.3091, "xanchor": "center", "xref": "paper", "y": 1, "yanchor": "bottom", "yref": "paper"}, {"font": {"size": 14}, "showarrow": false, "text": "t = 60", "x": 0.4364, "xanchor": "center", "xref": "paper", "y": 1, "yanchor": "bottom", "yref": "paper"}, {"font": {"size": 14}, "showarrow": false, "text": "t = 40", "x": 0.5636, "xanchor": "center", "xref": "paper", "y": 1, "yanchor": "bottom", "yref": "paper"}, {"font": {"size": 14}, "showarrow": false, "text": "t = 20", "x": 0.6909, "xanchor": "center", "xref": "paper", "y": 1, "yanchor": "bottom", "yref": "paper"}, {"font": {"size": 14}, "showarrow": false, "text": "t = 0", "x": 0.8181, "xanchor": "center", "xref": "paper", "y": 1, "yanchor": "bottom", "yref": "paper"}, {"font": {"size": 14}, "showarrow": false, "text": "Supplied mask", "x": 0.9454, "xanchor": "center", "xref": "paper", "y": 1, "yanchor": "bottom", "yref": "paper"}], "autosize": true, "font": {"family": "Arial, sans-serif", "size": 15}, "height": 315, "margin": {"b": 20, "l": 10, "r": 10, "t": 85}, "showlegend": false, "title": {"font": {"size": 22}, "text": "D3PM · Synthetic · test puzzle 1045 · attempt 2 · SOLVED", "x": 0}, "xaxis": {"anchor": "y", "constrain": "domain", "domain": [0, 0.1092], "fixedrange": true, "range": [-0.5, 6.5], "showgrid": false, "showticklabels": false, "zeroline": false}, "xaxis2": {"anchor": "y2", "constrain": "domain", "domain": [0.1273, 0.2365], "fixedrange": true, "range": [-0.5, 6.5], "showgrid": false, "showticklabels": false, "zeroline": false}, "xaxis3": {"anchor": "y3", "constrain": "domain", "domain": [0.2545, 0.3638], "fixedrange": true, "range": [-0.5, 6.5], "showgrid": false, "showticklabels": false, "zeroline": false}, "xaxis4": {"anchor": "y4", "constrain": "domain", "domain": [0.3817, 0.491], "fixedrange": true, "range": [-0.5, 6.5], "showgrid": false, "showticklabels": false, "zeroline": false}, "xaxis5": {"anchor": "y5", "constrain": "domain", "domain": [0.509, 0.6182], "fixedrange": true, "range": [-0.5, 6.5], "showgrid": false, "showticklabels": false, "zeroline": false}, "xaxis6": {"anchor": "y6", "constrain": "domain", "domain": [0.6362, 0.7455], "fixedrange": true, "range": [-0.5, 6.5], "showgrid": false, "showticklabels": false, "zeroline": false}, "xaxis7": {"anchor": "y7", "constrain": "domain", "domain": [0.7635, 0.8727], "fixedrange": true, "range": [-0.5, 6.5], "showgrid": false, "showticklabels": false, "zeroline": false}, "xaxis8": {"anchor": "y8", "constrain": "domain", "domain": [0.8908, 1], "fixedrange": true, "range": [-0.5, 6.5], "showgrid": false, "showticklabels": false, "zeroline": false}, "yaxis": {"anchor": "x", "constrain": "domain", "domain": [0, 1], "fixedrange": true, "range": [6.5, -0.5], "scaleanchor": "x", "scaleratio": 1, "showgrid": false, "showticklabels": false, "zeroline": false}, "yaxis2": {"anchor": "x2", "constrain": "domain", "domain": [0, 1], "fixedrange": true, "range": [6.5, -0.5], "scaleanchor": "x2", "scaleratio": 1, "showgrid": false, "showticklabels": false, "zeroline": false}, "yaxis3": {"anchor": "x3", "constrain": "domain", "domain": [0, 1], "fixedrange": true, "range": [6.5, -0.5], "scaleanchor": "x3", "scaleratio": 1, "showgrid": false, "showticklabels": false, "zeroline": false}, "yaxis4": {"anchor": "x4", "constrain": "domain", "domain": [0, 1], "fixedrange": true, "range": [6.5, -0.5], "scaleanchor": "x4", "scaleratio": 1, "showgrid": false, "showticklabels": false, "zeroline": false}, "yaxis5": {"anchor": "x5", "constrain": "domain", "domain": [0, 1], "fixedrange": true, "range": [6.5, -0.5], "scaleanchor": "x5", "scaleratio": 1, "showgrid": false, "showticklabels": false, "zeroline": false}, "yaxis6": {"anchor": "x6", "constrain": "domain", "domain": [0, 1], "fixedrange": true, "range": [6.5, -0.5], "scaleanchor": "x6", "scaleratio": 1, "showgrid": false, "showticklabels": false, "zeroline": false}, "yaxis7": {"anchor": "x7", "constrain": "domain", "domain": [0, 1], "fixedrange": true, "range": [6.5, -0.5], "scaleanchor": "x7", "scaleratio": 1, "showgrid": false, "showticklabels": false, "zeroline": false}, "yaxis8": {"anchor": "x8", "constrain": "domain", "domain": [0, 1], "fixedrange": true, "range": [6.5, -0.5], "scaleanchor": "x8", "scaleratio": 1, "showgrid": false, "showticklabels": false, "zeroline": false}}}
